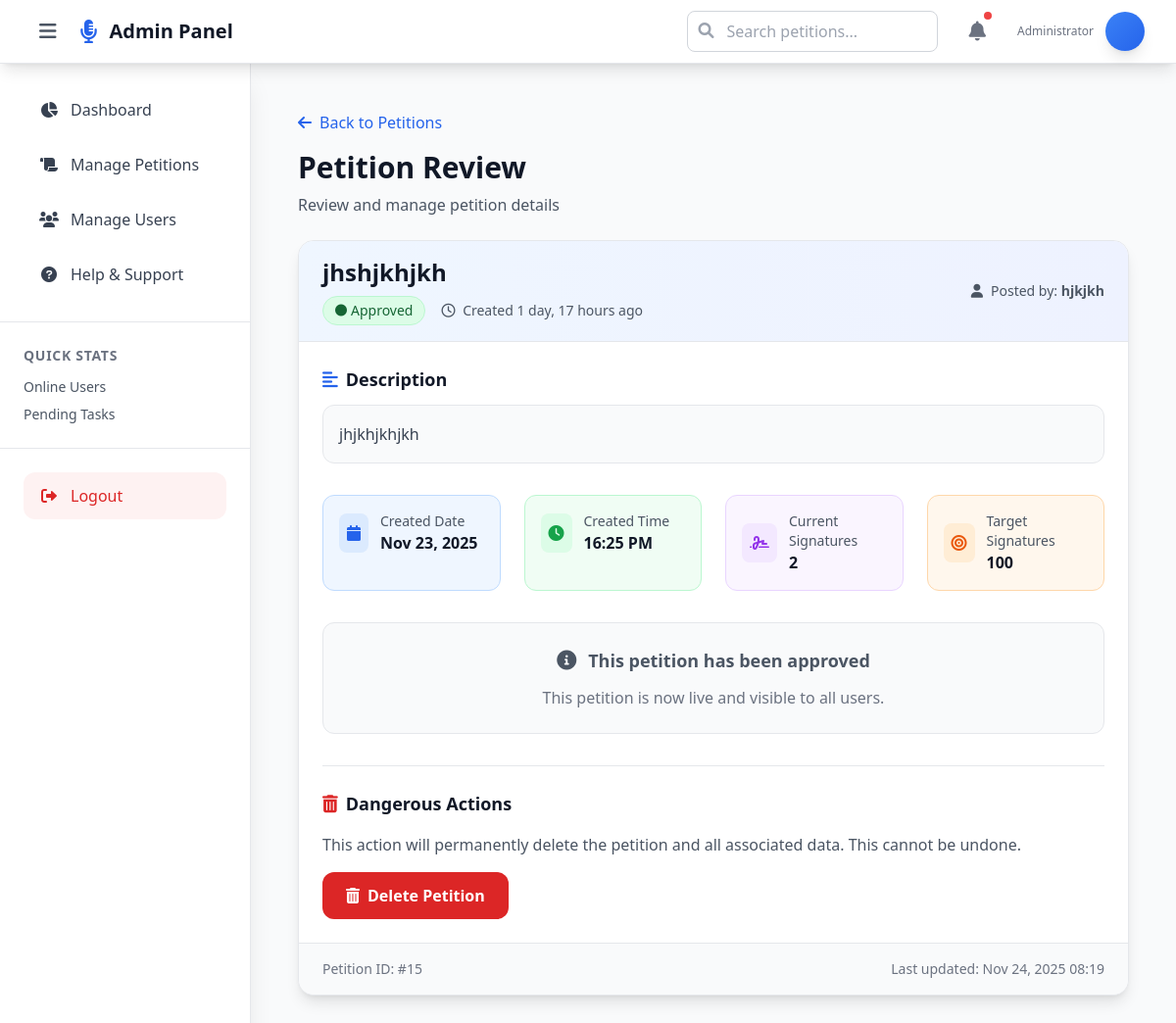
Screenshot of /petition-detail/15/ with the database file from the repository.
### peptitions/models.py (models this page shows, shortened)
class Petition(models.Model):
    STATUS_CHOICES = [
        ("pending", "Pending Approval"),
        ("active", "Active"),
        ("closed", "Closed"),
    ]
    CATEGORY_CHOICES = [
        ("environment", "Environment"),
        ("human_rights", "Human Rights"),
        ("education", "Education"),
        ("healthcare", "Healthcare"),
        ("animal_welfare", "Animal Welfare"),
        ("social_justice", "Social Justice"),
        ("technology", "Technology"),
        ("politics", "Politics"),
        ("economy", "Economy"),
        ("arts_culture", "Arts & Culture"),
        ("sports", "Sports"),
        ("other", "Other"),
    ]
    title = models.CharField(max_length=255)
    description = models.TextField()
    image = models.ImageField(upload_to="petitions/", blank=True, null=True)
    category = models.CharField(
        max_length=100,
        choices=CATEGORY_CHOICES,
        default="other"
    )
    target_signatures = models.PositiveIntegerField(default=100)
    current_signatures = models.PositiveIntegerField(default=0)
    status = models.CharField(
        max_length=20,
        choices=STATUS_CHOICES,
        default="pending"   # when user creates, it starts as pending
    )
    created_by = models.ForeignKey(User, on_delete=models.CASCADE, related_name="petitions")
    created_at = models.DateTimeField(auto_now_add=True)
    updated_at = models.DateTimeField(auto_now=True)

class User(AbstractUser):
    username = None  # remove username field
    email = models.EmailField(unique=True)  # make email unique
    first_name = models.CharField(max_length=255)
    last_name = models.CharField(max_length=255)
    created_at = models.DateTimeField(auto_now_add=True)
    USERNAME_FIELD = "email"  # login with email
    REQUIRED_FIELDS = []  # require full_name when creating superuser
    objects = CustomUserManager()
    def __str__(self):
        return self.first_name or self.email

### peptitions/views.py (the view, shortened to what this page needs)
# urls.py: path("petition-detail/<int:pk>/", views.petition_detail, name="petition-detail"),
def petition_detail(request, pk):
    petition = get_object_or_404(Petition, id=pk)
    context = {"petition": petition}
    return render(request, "peptitions/adminPage/petition-detail.html", context)

### peptitions/templates/peptitions/adminPage/petition-detail.html (shortened to what this page needs)
{% extends "peptitions/main.html" %}
{% block content %}
<main class="flex-1 p-6">
  <div class="mb-6">
    <a href="{% url 'petition-list' %}"
       class="inline-flex items-center space-x-2 text-blue-600 hover:text-blue-700 font-medium transition-colors duration-200 mb-4">
      <i class="fas fa-arrow-left"></i>
      <span>Back to Petitions</span>
    </a>
    <h1 class="text-3xl font-bold text-gray-900">Petition Review</h1>
    <p class="text-gray-600 mt-2">Review and manage petition details</p>
  </div>
  <div class="bg-white rounded-2xl shadow-lg border border-gray-200 overflow-hidden">
    <div class="bg-gradient-to-r from-blue-50 to-indigo-50 px-6 py-4 border-b border-gray-200">
      <div class="flex flex-col lg:flex-row lg:items-center lg:justify-between">
        <div>
          <h2 class="text-2xl font-bold text-gray-900">{{ petition.title }}</h2>
          <div class="flex items-center space-x-4 mt-2">
            <span class="inline-flex items-center px-3 py-1 rounded-full text-sm font-medium
              {% if petition.status == 'pending' %}
                bg-yellow-100 text-yellow-800 border border-yellow-200
              {% elif petition.status == 'approved' %}
                bg-green-100 text-green-800 border border-green-200
              {% else %}
                bg-red-100 text-red-800 border border-red-200
              {% endif %}">
              <i class="fas fa-circle text-xs mr-1"></i>
              {{ petition.status|title }}
            </span>
            <span class="text-sm text-gray-600">
              <i class="far fa-clock mr-1"></i>
              Created {{ petition.created_at|timesince }} ago
            </span>
          </div>
        </div>
        <div class="mt-4 lg:mt-0 text-sm text-gray-600">
          <div class="flex items-center space-x-2">
            <i class="fas fa-user"></i>
            <span>Posted by: <strong>{{ petition.created_by }}</strong></span>
          </div>
        </div>
      </div>
    </div>
    <div class="p-6">
      <div class="mb-8">
        <h3 class="text-lg font-semibold text-gray-900 mb-3 flex items-center">
          <i class="fas fa-align-left mr-2 text-blue-600"></i>
          Description
        </h3>
        <div class="bg-gray-50 rounded-xl p-4 border border-gray-200">
          <p class="text-gray-700 leading-relaxed whitespace-pre-line">{{ petition.description }}</p>
        </div>
      </div>
      <div class="grid grid-cols-1 md:grid-cols-2 lg:grid-cols-4 gap-6 mb-8">
        <div class="bg-blue-50 rounded-xl p-4 border border-blue-200">
          <div class="flex items-center space-x-3">
            <div class="p-2 bg-blue-100 rounded-lg">
              <i class="fas fa-calendar text-blue-600"></i>
            </div>
            <div>
              <p class="text-sm text-gray-600">Created Date</p>
              <p class="font-semibold text-gray-900">{{ petition.created_at|date:"M d, Y" }}</p>
            </div>
          </div>
        </div>
        <div class="bg-green-50 rounded-xl p-4 border border-green-200">
          <div class="flex items-center space-x-3">
            <div class="p-2 bg-green-100 rounded-lg">
              <i class="fas fa-clock text-green-600"></i>
            </div>
            <div>
              <p class="text-sm text-gray-600">Created Time</p>
              <p class="font-semibold text-gray-900">{{ petition.created_at|date:"H:i A" }}</p>
            </div>
          </div>
        </div>
        <div class="bg-purple-50 rounded-xl p-4 border border-purple-200">
          <div class="flex items-center space-x-3">
            <div class="p-2 bg-purple-100 rounded-lg">
              <i class="fas fa-signature text-purple-600"></i>
            </div>
            <div>
              <p class="text-sm text-gray-600">Current Signatures</p>
              <p class="font-semibold text-gray-900">{{ petition.current_signatures|default:"0" }}</p>
            </div>
          </div>
        </div>
        <div class="bg-orange-50 rounded-xl p-4 border border-orange-200">
          <div class="flex items-center space-x-3">
            <div class="p-2 bg-orange-100 rounded-lg">
              <i class="fas fa-bullseye text-orange-600"></i>
            </div>
            <div>
              <p class="text-sm text-gray-600">Target Signatures</p>
              <p class="font-semibold text-gray-900">{{ petition.target_signatures|default:"1000" }}</p>
            </div>
          </div>
        </div>
      </div>
      {% if petition.status == "pending" %}
      <div class="bg-yellow-50 rounded-xl p-6 border border-yellow-200">
        <h3 class="text-lg font-semibold text-gray-900 mb-4 flex items-center">
          <i class="fas fa-gavel mr-2 text-yellow-600"></i>
          Review Actions
        </h3>
        <p class="text-gray-600 mb-6">This petition is awaiting your review. Please approve or reject it based on your assessment.</p>
        <form method="post" class="flex flex-col sm:flex-row gap-4">
          {% csrf_token %}
          <button name="action" value="approved"
                  onclick="return confirm('Are you sure you want to APPROVE this petition? This will make it publicly visible.');"
                  class="flex-1 flex items-center justify-center space-x-2 px-6 py-3 bg-green-600 hover:bg-green-700 text-white rounded-xl font-semibold transition-all duration-200 transform hover:-translate-y-0.5 hover:shadow-lg">
            <i class="fas fa-check-circle"></i>
            <span>Approve Petition</span>
          </button>
          <button name="action" value="rejected"
                  onclick="return confirm('Are you sure you want to REJECT this petition? This action cannot be undone.');"
                  class="flex-1 flex items-center justify-center space-x-2 px-6 py-3 bg-red-600 hover:bg-red-700 text-white rounded-xl font-semibold transition-all duration-200 transform hover:-translate-y-0.5 hover:shadow-lg">
            <i class="fas fa-times-circle"></i>
            <span>Reject Petition</span>
          </button>
        </form>
      </div>
      {% else %}
      <div class="bg-gray-50 rounded-xl p-6 border border-gray-200 text-center">
        <div class="flex items-center justify-center space-x-3 text-gray-600 mb-3">
          <i class="fas fa-info-circle text-xl"></i>
          <span class="text-lg font-semibold">This petition has been {{ petition.status }}</span>
        </div>
        <p class="text-gray-500">
          {% if petition.status == "approved" %}
            This petition is now live and visible to all users.
          {% else %}
            This petition has been rejected and is not visible to users.
          {% endif %}
        </p>
      </div>
      {% endif %}
      <div class="mt-8 pt-6 border-t border-gray-200">
        <h3 class="text-lg font-semibold text-gray-900 mb-4 flex items-center">
          <i class="fas fa-trash-alt mr-2 text-red-600"></i>
          Dangerous Actions
        </h3>
        <p class="text-gray-600 mb-4">This action will permanently delete the petition and all associated data. This cannot be undone.</p>
        <form method="post" class="inline-block">
          <button name="action" value="delete"
                  onclick="return confirm('WARNING: This will permanently delete the petition and all its signatures. This action cannot be undone. Are you absolutely sure?');"
                  class="flex items-center justify-center space-x-2 px-6 py-3 bg-red-600 hover:bg-red-700 text-white rounded-xl font-semibold transition-all duration-200 transform hover:-translate-y-0.5 hover:shadow-lg">
            <i class="fas fa-trash-alt"></i>
            <span>Delete Petition</span>
          </button>
        </form>
      </div>
    </div>
    <div class="bg-gray-50 px-6 py-4 border-t border-gray-200">
      <div class="flex flex-col sm:flex-row sm:items-center sm:justify-between text-sm text-gray-500">
        <span>Petition ID: #{{ petition.id }}</span>
        <span>Last updated: {{ petition.updated_at|date:"M d, Y H:i" }}</span>
      </div>
    </div>
  </div>
</main>
{% endblock %}

### rows the page displays
Petition: title "jhshjkhjkh", status "Approved", created_at "1 day, 17 hours", created_by "hjkjkh", description "jhjkhjkhjkh", created_at "Nov 23, 2025", created_at "16:25 PM", current_signatures "2", target_signatures "100", status "approved", id "15", updated_at "Nov 24, 2025 08:19"
